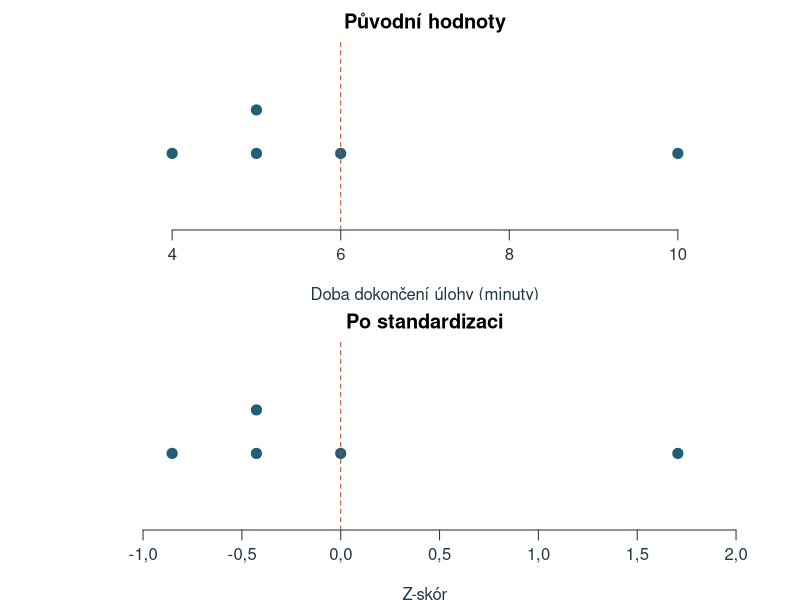
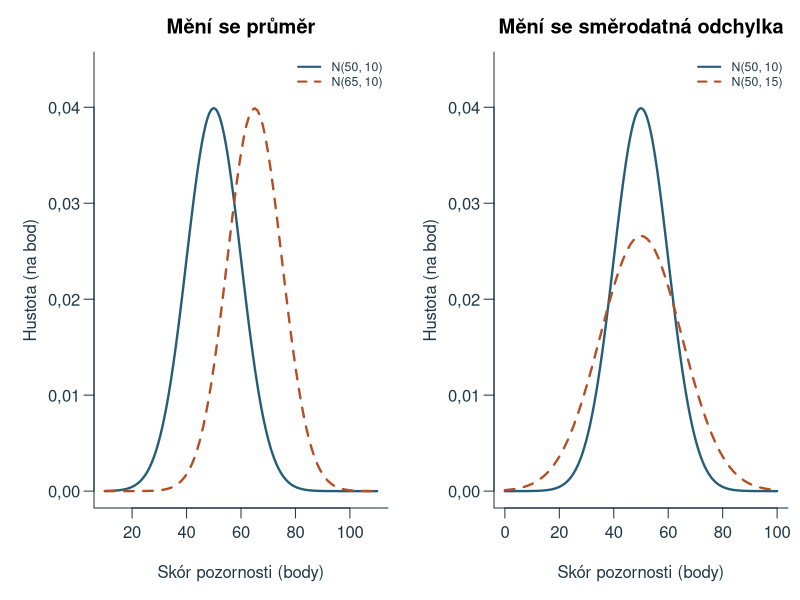
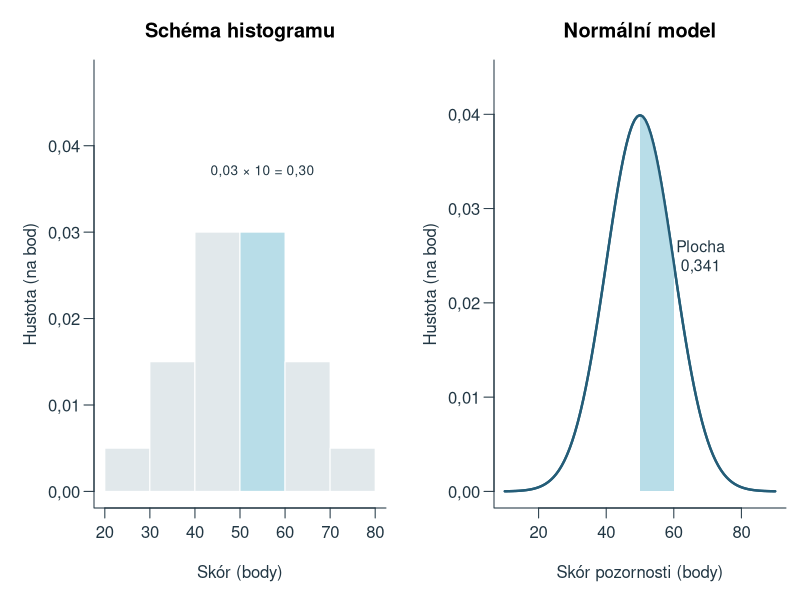
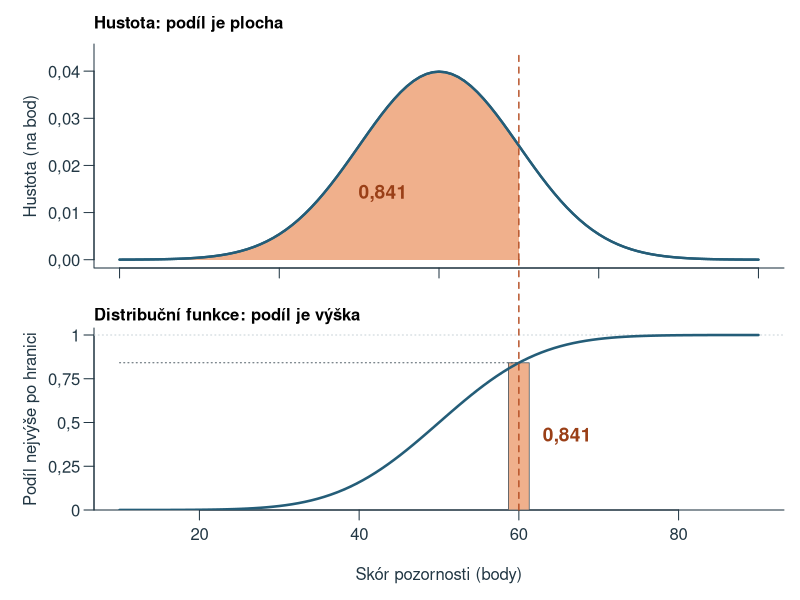
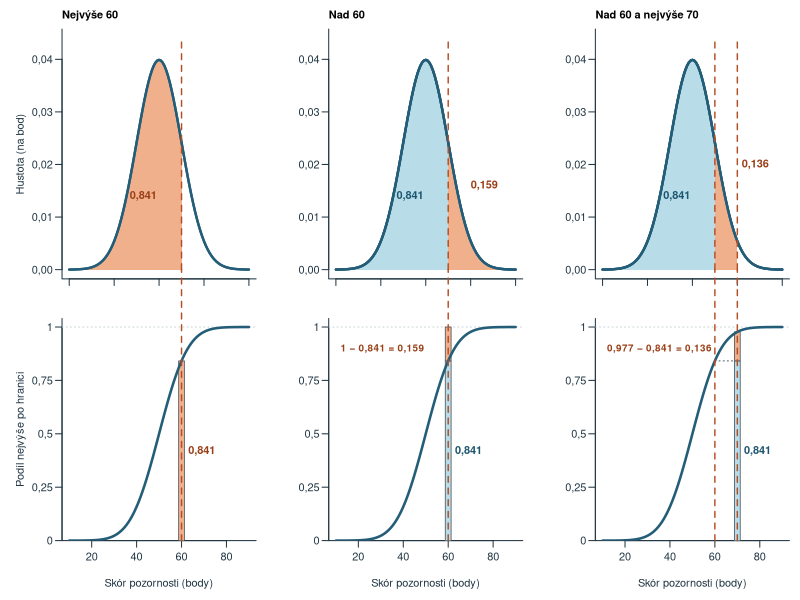
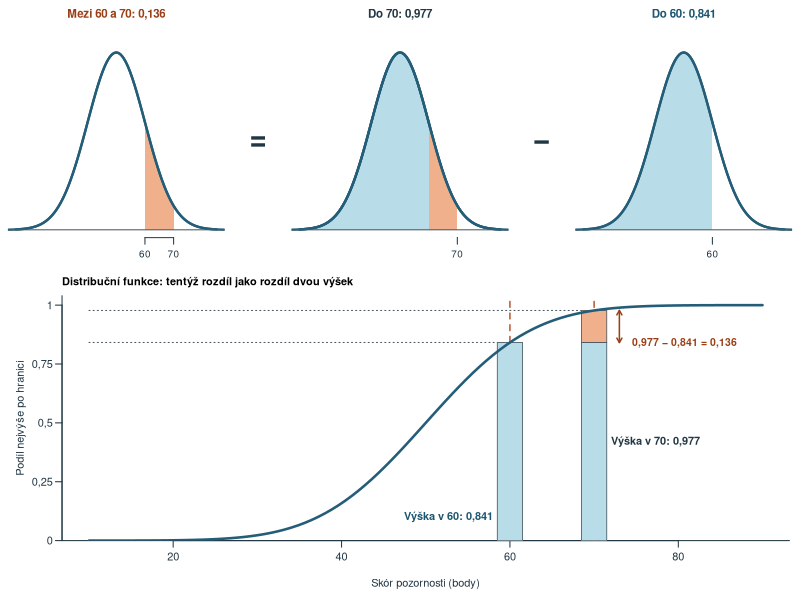
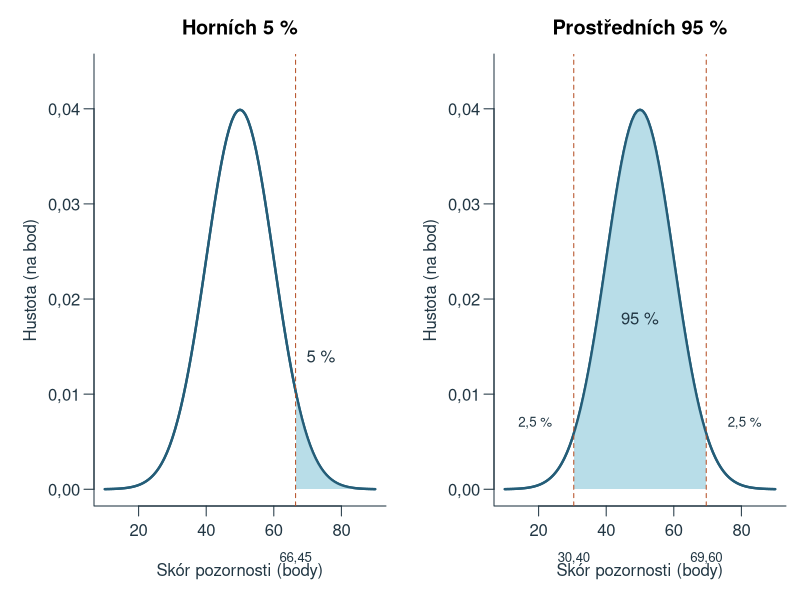
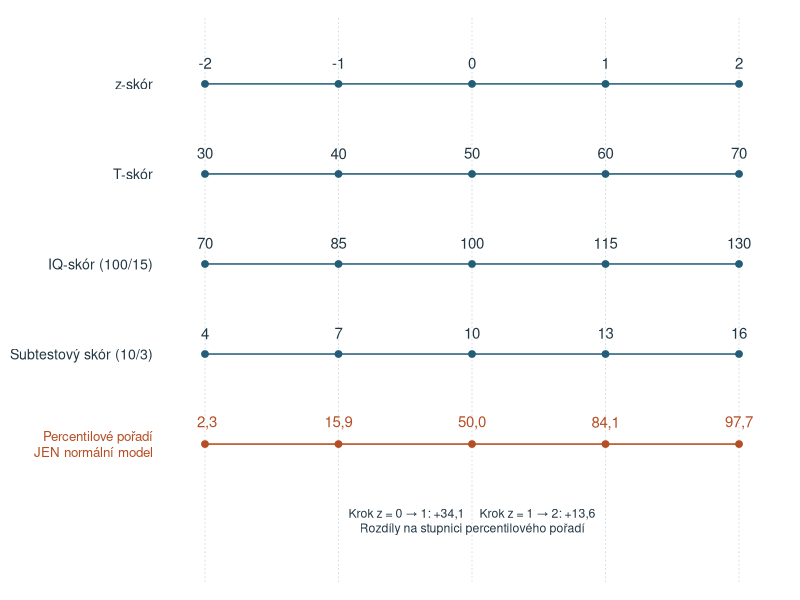

Write R code to recreate these figures, in order.
# Original teaching examples; base R, UTF-8, deterministic project-root paths.
ch4_data <- read.csv('data/kapitola_04.csv', fileEncoding='UTF-8')
ch4_x <- ch4_data$skor_body
ch4_p <- (seq_along(ch4_x)-.5)/length(ch4_x)
ch4_z <- qnorm(ch4_p)
ch4_reference <- mean(ch4_x)+sd(ch4_x)*ch4_z
ch4_sten_breaks <- c(-Inf,seq(-2,2,.5),Inf)
ch4_stanine_breaks <- c(-Inf,seq(-1.75,1.75,.5),Inf)
ch4_sten <- function(z) as.integer(cut(z,ch4_sten_breaks,right=TRUE))
ch4_stanine <- function(z) as.integer(cut(z,ch4_stanine_breaks,right=TRUE))
ch4_sten_proportions <- diff(pnorm(ch4_sten_breaks))
ch4_stanine_proportions <- diff(pnorm(ch4_stanine_breaks))
ch4_out <- 'assets/chapter-04/plots'
ch4_old_options <- options(OutDec=',')
dir.create(ch4_out,recursive=TRUE,showWarnings=FALSE)
ch4_blue <- '#245D78'; ch4_orange <- '#B54E24'; ch4_fill <- '#B8DDE8'; ch4_gray <- '#4D5A63'
ch4_draw <- function(name,code,width=8,height=4.5) {
  svg(file.path(ch4_out,paste0(name,'.svg')),width=width,height=height,family='sans',bg='white')
  par(mar=c(4.5,4.5,2.6,.8),mgp=c(2.7,.7,0),las=1,col.axis='#223744',col.lab='#223744',fg='#223744',cex=.9)
  force(code); dev.off()
}
ch4_curve <- function(mu=50,sigma=10,main='',xlim=c(10,90),ylim=c(0,.044)) {
  x <- seq(xlim[1],xlim[2],length.out=1001)
  plot(x,dnorm(x,mu,sigma),type='l',lwd=2.3,col=ch4_blue,xlab='Skór pozornosti (body)',ylab='Hustota (na bod)',main=main,xlim=xlim,ylim=ylim,bty='l')
}
ch4_area <- function(lower,upper,mu=50,sigma=10,fill=ch4_fill) {
  v <- seq(max(lower,mu-4*sigma),min(upper,mu+4*sigma),length.out=400)
  polygon(c(v[1],v,tail(v,1)),c(0,dnorm(v,mu,sigma),0),col=fill,border=NA)
  curve(dnorm(x,mu,sigma),add=TRUE,lwd=2.3,col=ch4_blue)
}
ch4_draw('standardizace', {
  par(mfrow=c(2,1),mar=c(3.5,3.5,2.1,1))
  v <- c(4,5,5,6,10); z <- (v-mean(v))/sd(v); h <- c(1,1,1.25,1,1)
  for(k in 1:2) {
    a <- if(k==1) v else z
    plot(a,h,pch=19,cex=1.35,col=ch4_blue,yaxt='n',ylab='',ylim=c(.6,1.6),xlim=range(a)+c(-.15,.15)*diff(range(a)),bty='n',xlab=if(k==1)'Doba dokončení úlohy (minuty)' else 'Z-skór',main=if(k==1)'Původní hodnoty' else 'Po standardizaci')
    abline(v=if(k==1)mean(v) else 0,lty=2,col=ch4_orange)
  }
},height=5)
ch4_draw('parametry', {
  par(mfrow=c(1,2),mar=c(4.6,4.7,2.6,.6))
  ch4_curve(main='Mění se průměr',xlim=c(10,110))
  curve(dnorm(x,65,10),add=TRUE,col=ch4_orange,lwd=2.3,lty=2)
  legend('topright',c('N(50, 10)','N(65, 10)'),col=c(ch4_blue,ch4_orange),lty=1:2,lwd=2,bty='n',cex=.74)
  ch4_curve(main='Mění se směrodatná odchylka',xlim=c(0,100))
  curve(dnorm(x,50,15),add=TRUE,col=ch4_orange,lwd=2.3,lty=2)
  legend('topright',c('N(50, 10)','N(50, 15)'),col=c(ch4_blue,ch4_orange),lty=1:2,lwd=2,bty='n',cex=.74)
},width=10)
ch4_draw('hustota', {
  par(mfrow=c(1,2),mar=c(4.6,4.7,3,.7))
  plot(NA,xlim=c(20,80),ylim=c(0,.048),xlab='Skór (body)',ylab='Hustota (na bod)',main='Schéma histogramu',bty='l')
  b <- seq(20,80,10); heights <- c(.005,.015,.03,.03,.015,.005)
  rect(b[-7],0,b[-1],heights,col=c(rep('#E1E8EB',3),ch4_fill,rep('#E1E8EB',2)),border='white')
  text(55,.037,'0,03 × 10 = 0,30',cex=.82)
  ch4_curve(main='Normální model')
  ch4_area(50,60)
  text(68,.025,'Plocha\n0,341',cex=.95)
},width=9)
# Density above, distribution function below: the coloured area equals the coloured height.
ch4_hi <- '#F0B08C'; ch4_hi_text <- '#9A3F17'; ch4_lo <- ch4_fill; ch4_lo_text <- '#1D5670'
ch4_fmt <- function(v) format(round(v,3),nsmall=3)
ch4_F <- function(x) pnorm(x,50,10)
ch4_top_mar <- c(1.6,4.7,2.2,.8); ch4_bottom_mar <- c(4.5,4.7,1.4,.8)
ch4_density_panel <- function(title,ylab='Hustota (na bod)') {
  par(mar=ch4_top_mar)
  x <- seq(10,90,length.out=1001)
  plot(x,dnorm(x,50,10),type='n',xlab='',ylab=ylab,xlim=c(10,90),ylim=c(0,.044),bty='l',xaxt='n')
  axis(1,at=seq(10,90,20),labels=FALSE)
  title(main=title,adj=0,cex.main=1)
}
ch4_density_line <- function() curve(dnorm(x,50,10),from=10,to=90,add=TRUE,lwd=2.3,col=ch4_blue)
ch4_cdf_panel <- function(title,ylab='Podíl nejvýše po hranici') {
  par(mar=ch4_bottom_mar)
  plot(NA,xlim=c(10,90),ylim=c(0,1.04),yaxs='i',xlab='Skór pozornosti (body)',ylab=ylab,bty='l',yaxt='n')
  axis(2,at=seq(0,1,.25),labels=c('0','0,25','0,5','0,75','1'))
  abline(h=1,col='#C9D3D8',lty=3)
  title(main=title,adj=0,cex.main=1)
}
ch4_cdf_line <- function() curve(ch4_F(x),from=10,to=90,add=TRUE,lwd=2.5,col=ch4_blue)
# Column at the boundary: stacked pieces c(y0,y1,fill).
ch4_column <- function(x,pieces,w=2.6) for(p in pieces) rect(x-w/2,p[[1]],x+w/2,p[[2]],col=p[[3]],border=ch4_gray,lwd=.8)
# One dashed boundary line through both panels; call in the top panel, then link() in the bottom one.
ch4_link_start <- function(xs) { segments(xs,0,xs,.044,lty=2,lwd=1.4,col=ch4_orange); grconvertY(0,'user','ndc') }
ch4_link_end <- function(xs,ndc) { op <- par(xpd=NA); segments(xs,0,xs,grconvertY(ndc,'ndc','user'),lty=2,lwd=1.4,col=ch4_orange); par(op) }
ch4_draw('distribucni', {
  layout(matrix(1:2,2))
  ch4_density_panel('Hustota: podíl je plocha')
  ch4_area(-Inf,60,fill=ch4_hi); ch4_density_line()
  text(43,.014,ch4_fmt(ch4_F(60)),col=ch4_hi_text,font=2,cex=1.15)
  ndc <- ch4_link_start(60)
  ch4_cdf_panel('Distribuční funkce: podíl je výška')
  ch4_column(60,list(list(0,ch4_F(60),ch4_hi)))
  segments(10,ch4_F(60),60,ch4_F(60),lty=3,col=ch4_gray)
  ch4_cdf_line(); ch4_link_end(60,ndc)
  text(63,ch4_F(60)/2,ch4_fmt(ch4_F(60)),col=ch4_hi_text,font=2,cex=1.15,adj=0)
},width=7,height=6.6)
ch4_draw('oblasti', {
  layout(matrix(1:6,2))
  ttl <- c('Nejvýše 60','Nad 60','Nad 60 a nejvýše 70')
  for(k in 1:3) {
    yl <- if(k==1) 'Hustota (na bod)' else ''
    ch4_density_panel(ttl[k],ylab=yl)
    if(k==1) { ch4_area(-Inf,60,fill=ch4_hi); text(43,.014,ch4_fmt(ch4_F(60)),col=ch4_hi_text,font=2) }
    if(k==2) { ch4_area(-Inf,60,fill=ch4_lo); ch4_area(60,Inf,fill=ch4_hi)
      text(43,.014,ch4_fmt(ch4_F(60)),col=ch4_lo_text,font=2); text(76,.016,ch4_fmt(1-ch4_F(60)),col=ch4_hi_text,font=2) }
    if(k==3) { ch4_area(-Inf,60,fill=ch4_lo); ch4_area(60,70,fill=ch4_hi)
      text(43,.014,ch4_fmt(ch4_F(60)),col=ch4_lo_text,font=2); text(78,.02,ch4_fmt(ch4_F(70)-ch4_F(60)),col=ch4_hi_text,font=2) }
    ch4_density_line()
    xs <- if(k==3) c(60,70) else 60
    ndc <- ch4_link_start(xs)
    ch4_cdf_panel('',ylab=if(k==1) 'Podíl nejvýše po hranici' else '')
    if(k==1) { ch4_column(60,list(list(0,ch4_F(60),ch4_hi)))
      text(63,.42,ch4_fmt(ch4_F(60)),col=ch4_hi_text,font=2,adj=0) }
    if(k==2) { ch4_column(60,list(list(0,ch4_F(60),ch4_lo),list(ch4_F(60),1,ch4_hi)))
      text(63,.42,ch4_fmt(ch4_F(60)),col=ch4_lo_text,font=2,adj=0)
      text(12,.9,paste0('1 − ',ch4_fmt(ch4_F(60)),' = ',ch4_fmt(1-ch4_F(60))),col=ch4_hi_text,font=2,adj=0,cex=.9) }
    if(k==3) { segments(60,ch4_F(60),70,ch4_F(60),lty=3,col=ch4_gray)
      ch4_column(70,list(list(0,ch4_F(60),ch4_lo),list(ch4_F(60),ch4_F(70),ch4_hi)))
      text(73,.42,ch4_fmt(ch4_F(60)),col=ch4_lo_text,font=2,adj=0)
      text(12,.9,paste0(ch4_fmt(ch4_F(70)),' − ',ch4_fmt(ch4_F(60)),' = ',ch4_fmt(ch4_F(70)-ch4_F(60))),col=ch4_hi_text,font=2,adj=0,cex=.9) }
    ch4_cdf_line(); ch4_link_end(xs,ndc)
  }
},width=10.5,height=6.4)
ch4_draw('mezi', {
  layout(matrix(c(1,2,3,4,5,6,6,6,6,6),2,byrow=TRUE),widths=c(1,.22,1,.22,1),heights=c(1,1.25))
  mini <- function(parts,lab,labcol,ticks) {
    par(mar=c(2.2,.6,2,.6))
    plot(NA,xlim=c(15,85),ylim=c(0,.044),axes=FALSE,xlab='',ylab='')
    for(p in parts) ch4_area(p[[1]],p[[2]],fill=p[[3]])
    ch4_density_line(); axis(1,at=ticks,cex.axis=.9); abline(h=0,col=ch4_gray)
    title(main=lab,col.main=labcol,cex.main=1.05)
  }
  sym <- function(s) { par(mar=c(2.2,0,2,0)); plot.new(); text(.5,.45,s,cex=2.6,font=2,col='#223744') }
  mini(list(list(60,70,ch4_hi)),paste('Mezi 60 a 70:',ch4_fmt(ch4_F(70)-ch4_F(60))),ch4_hi_text,c(60,70))
  sym('=')
  mini(list(list(-Inf,60,ch4_lo),list(60,70,ch4_hi)),paste('Do 70:',ch4_fmt(ch4_F(70))),'#223744',70)
  sym('−')
  mini(list(list(-Inf,60,ch4_lo)),paste('Do 60:',ch4_fmt(ch4_F(60))),ch4_lo_text,60)
  par(mar=c(4.5,4.7,2.2,.8))
  plot(NA,xlim=c(10,90),ylim=c(0,1.04),yaxs='i',xlab='Skór pozornosti (body)',ylab='Podíl nejvýše po hranici',bty='l',yaxt='n')
  axis(2,at=seq(0,1,.25),labels=c('0','0,25','0,5','0,75','1'))
  title(main='Distribuční funkce: tentýž rozdíl jako rozdíl dvou výšek',adj=0,cex.main=1)
  abline(v=c(60,70),lty=2,lwd=1.4,col=ch4_orange)
  segments(10,c(ch4_F(60),ch4_F(70)),c(60,70),c(ch4_F(60),ch4_F(70)),lty=3,col=ch4_gray)
  ch4_column(60,list(list(0,ch4_F(60),ch4_lo)),w=3)
  ch4_column(70,list(list(0,ch4_F(60),ch4_lo),list(ch4_F(60),ch4_F(70),ch4_hi)),w=3)
  ch4_cdf_line()
  text(58,.1,paste('Výška v 60:',ch4_fmt(ch4_F(60))),col=ch4_lo_text,font=2,adj=1)
  text(72,.42,paste('Výška v 70:',ch4_fmt(ch4_F(70))),col='#223744',font=2,adj=0)
  arrows(73,ch4_F(60),73,ch4_F(70),code=3,length=.05,col=ch4_hi_text,lwd=1.5)
  text(74.5,(ch4_F(60)+ch4_F(70))/2-.07,paste0(ch4_fmt(ch4_F(70)),' − ',ch4_fmt(ch4_F(60)),' = ',ch4_fmt(ch4_F(70)-ch4_F(60))),col=ch4_hi_text,font=2,adj=0,cex=.95)
},width=10,height=6.6)
ch4_draw('kvantily', {
  par(mfrow=c(1,2),mar=c(4.7,4.7,2.7,.7))
  ch4_curve(main='Horních 5 %');a<-qnorm(.95,50,10);ch4_area(a,Inf)
  abline(v=a,lty=2,col=ch4_orange);text(74,.014,'5 %');axis(1,at=a,labels='66,45',line=1.3,tick=FALSE,cex.axis=.8)
  ch4_curve(main='Prostředních 95 %');a<-qnorm(c(.025,.975),50,10);ch4_area(a[1],a[2])
  abline(v=a,lty=2,col=ch4_orange);text(50,.018,'95 %');text(c(19,81),.007,'2,5 %',cex=.8)
  axis(1,at=a,labels=c('30,40','69,60'),line=1.3,tick=FALSE,cex.axis=.8)
},width=9)
ch4_draw('skaly', {
  par(mar=c(1,9,1,1))
  plot(NA,xlim=c(-2.15,2.15),ylim=c(-1.3,4.5),axes=FALSE,xlab='',ylab='')
  abline(v=-2:2,col='#D6E0E5',lty=3)
  for(k in 1:4) {
    y<-5-k;segments(-2,y,2,y,col=ch4_blue,lwd=1.5)
    points(-2:2,rep(y,5),pch=19,col=ch4_blue)
    text(-2:2,y+.23,list(-2:2,50+10*(-2:2),100+15*(-2:2),10+3*(-2:2))[[k]])
    mtext(c('z-skór','T-skór','IQ-skór (100/15)','Subtestový skór (10/3)')[k],side=2,at=y,line=.5,las=1,cex=.85)
  }
  segments(-2,0,2,0,col=ch4_orange,lwd=1.5)
  points(-2:2,rep(0,5),pch=19,col=ch4_orange)
  text(-2:2,.23,format(round(100*pnorm(-2:2),1),decimal.mark=','),col=ch4_orange)
  mtext('Percentilové pořadí\nJEN normální model',side=2,at=0,line=.5,las=1,cex=.8,col=ch4_orange)
  text(0,-.85,'Krok z = 0 → 1: +34,1     Krok z = 1 → 2: +13,6\nRozdíly na stupnici percentilového pořadí',cex=.82)
},height=5.8)
ch4_draw('z-jako-jednotka', {
  par(mar=c(0,0,0,0));plot.new();plot.window(xlim=c(0,10),ylim=c(0,7),xaxs='i',yaxs='i')
  for(k in 1:2) {
    y<-if(k==1) 5 else 2
    text(.5,y+1.3,if(k==1) 'Test A: průměr 50 bodů; směrodatná odchylka 10 bodů' else 'Test B: průměr 30 bodů; směrodatná odchylka 6 bodů',adj=0,font=2)
    xx<-c(2,4,6);segments(1,y,7,y,col=ch4_blue)
    points(xx,rep(y,3),pch=19,col=ch4_blue)
    text(xx,y-.5,if(k==1)c('50','60','70') else c('30','36','42'))
    for(j in seq_len(k)) {
      arrows(xx[j],y+.5,xx[j+1],y+.5,length=.08,code=3,col=ch4_orange)
      text(mean(xx[j:(j+1)]),y+.8,if(k==1)'10 bodů' else '6 bodů',cex=.85)
    }
    points(xx[k+1],y,pch=21,cex=2.7,col=ch4_orange,bg='white',lwd=2)
    text(8.5,y,paste0('z = ',k),font=2,cex=1.25)
    text(2,y-.95,'průměr',cex=.85)
  }
  text(.5,.25,'Porovnáváme počet kroků od průměru, nikoli počty hrubých bodů.',adj=0,cex=.85)
},width=8,height=5.4)
ch4_draw('pasma-skoru', {
  par(mfrow=c(2,1),mar=c(5.7,4.4,3,1),cex=.95)
  for(k in 1:2) {
    breaks<-if(k==1) ch4_sten_breaks else ch4_stanine_breaks
    finite_breaks<-pmax(-3.5,pmin(3.5,breaks));target<-if(k==1) ch4_sten(1.2) else ch4_stanine(1.2)
    plot(NA,xlim=c(-3.5,3.5),ylim=c(0,.48),xlab='Z-skór',ylab='Hustota',bty='l',
      main=if(k==1)'Deset stenových pásem' else 'Devět staninových pásem',xaxt='n',yaxs='i')
    for(j in seq_len(length(breaks)-1)) {
      v<-seq(finite_breaks[j],finite_breaks[j+1],length.out=150)
      polygon(c(v[1],v,tail(v,1)),c(0,dnorm(v),0),border=NA,
        col=if(j==target)'#F3C395' else c('#DAEBF1','#B8DDE8')[(j%%2)+1])
    }
    curve(dnorm(x),add=TRUE,col=ch4_blue,lwd=2)
    abline(v=breaks[is.finite(breaks)],col='#667078',lty=3)
    mids<-(head(finite_breaks,-1)+tail(finite_breaks,-1))/2
    axis(1,at=breaks[is.finite(breaks)],cex.axis=.78)
    mtext(if(k==1)'Sten:' else 'Stanin:',side=1,line=3.5,at=-3.3,cex=.8)
    mtext(seq_along(mids),side=1,line=3.5,at=mids,cex=.85)
    points(1.2,dnorm(1.2),pch=19,col=ch4_orange)
    arrows(1.2,.4,1.2,dnorm(1.2)+.02,length=.08,col=ch4_orange)
    text(1.35,.43,paste0('z = 1,2 → ',if(k==1)'sten ' else 'stanin ',target),adj=0,cex=.9)
    arrows(c(-2.8,2.8),c(.06,.06),c(-3.4,3.4),c(.06,.06),length=.08)
    text(c(-2.8,2.8),c(.1,.1),'pokračuje',cex=.7)
    if(k==1) {
      points(c(1.1,1.4),c(.025,.025),pch=21,bg='white',col=ch4_orange,cex=.9)
      text(-3.2,.4,'Malé kroužky: z = 1,1 a 1,4\nOba výsledky patří do stenu 8.',adj=0,cex=.8)
    }
  }
},width=8.5,height=8.4)
ch4_norm_x <- c(11,12,12,13,14,14,14,16,17,19,22,26,31,39,52)
ch4_norm_z <- qnorm((rank(ch4_norm_x)-.5)/length(ch4_norm_x))
ch4_draw('normalizace', {
  par(mar=c(4.3,4.6,2.6,4.6))
  x <- ch4_norm_x; z <- ch4_norm_z; g <- 2.6; w <- 7.6
  ux <- function(v) (v-10)/45; uz <- function(v) (v+2.25)/4.5
  hx <- hist(x,breaks=seq(10,55,5),right=FALSE,plot=FALSE)
  hz <- hist(z,breaks=seq(-2,2,.5),right=FALSE,plot=FALSE)
  plot(NA,xlim=c(-g-w,g+w),ylim=c(0,1),xaxs='i',yaxs='i',axes=FALSE,xlab='',ylab='')
  abline(h=ux(seq(10,55,5)),col='#EEF2F4'); box(bty='l',col='#223744'); box(bty='7',col='#223744')
  rect(-g-hx$counts,ux(head(hx$breaks,-1)),-g,ux(hx$breaks[-1]),col=ch4_fill,border=ch4_blue,lwd=.8)
  rect(g,uz(head(hz$breaks,-1)),g+hz$counts,uz(hz$breaks[-1]),col=ch4_hi,border=ch4_hi_text,lwd=.8)
  # Tied values sit side by side; each pair of dots is joined by a translucent line.
  tie <- ave(x,x,FUN=function(v) seq_along(v)-(length(v)+1)/2)*.32
  xl <- -g+.75+tie; xr <- g-.75+tie
  segments(xl,ux(x),xr,uz(z),col=adjustcolor(ch4_gray,.5),lwd=1.3)
  points(xl,ux(x),pch=21,bg=ch4_blue,col='white',cex=1.25)
  points(xr,uz(z),pch=21,bg=ch4_hi_text,col='white',cex=1.25)
  axis(2,at=ux(seq(10,50,10)),labels=seq(10,50,10))
  axis(4,at=uz(-2:2),labels=c('−2','−1','0','1','2'))
  mtext('Doba řešení (s)',side=2,line=2.8,las=0); mtext('z-skór po normalizaci',side=4,line=2.8,las=0)
  cnt <- 0:7
  axis(1,at=c(-g-cnt,g+cnt),labels=c(cnt,cnt))
  mtext('Četnost',side=1,line=2.5)
  mtext('Původní doby',side=3,line=.6,at=-g-w/2,font=2)
  mtext('Po normalizaci',side=3,line=.6,at=g+w/2,font=2)
},width=8,height=5.6)
ch4_draw('qq-konstrukce', {
  par(mar=c(0,0,0,0));plot.new();plot.window(xlim=c(0,10),ylim=c(0,9),xaxs='i',yaxs='i')
  box_label<-function(x,y,w,h,label,fill=ch4_fill) {
    rect(x-w/2,y-h/2,x+w/2,y+h/2,col=fill,border=ch4_blue)
    text(x,y,label,cex=.93)
  }
  box_label(5,8.1,7,1,'První pořadí z 12 seřazených skórů: i = 1')
  arrows(c(4,6),7.5,c(2.5,7.5),6.8,length=.1)
  box_label(2.5,6,4,1.4,'DATA\nPrvní pozorovaný skór: 35 bodů')
  box_label(7.5,6,4,1.4,'MODEL\nPodíl p = (1 − 0,5) / 12\n≈ 0,041667')
  arrows(7.5,5.2,7.5,4.7,length=.1)
  box_label(7.5,3.9,4,1.4,'Normální kvantil pro tento podíl\nz ≈ −1,731664')
  arrows(2.5,5.2,3.6,2,length=.1)
  arrows(7.5,3.1,6.4,2,length=.1)
  text(1.65,3.65,'Svislá osa\npozorovaný skór',cex=.85)
  text(8.05,2.5,'Vodorovná osa\nteoretický kvantil',cex=.85)
  box_label(5,1.3,5.5,1.2,'Bod Q–Q grafu: (−1,73; 35)',fill='#FAECDD')
  text(5,.25,'Pořadí propojí data s modelem; nejde o dvě měření jednoho člověka.',cex=.85)
},width=8,height=6.7)
ch4_draw('qq-priklad', {
  plot(ch4_z,ch4_x,pch=19,col=ch4_blue,cex=1.15,xlab='Teoretický normální kvantil (z)',ylab='Pozorovaný skór pozornosti (body)',bty='l',xlim=c(-2,2),ylim=c(30,70))
  abline(a=mean(ch4_x),b=sd(ch4_x),col=ch4_orange,lwd=2,lty=2)
  legend('topleft',c('Pozorované skóry','Referenční přímka m + s z'),col=c(ch4_blue,ch4_orange),pch=c(19,NA),lty=c(NA,2),bty='n',cex=.85)
},width=7)
# Distinct simulations for graphical diagnosis; not empirical psychological data.
set.seed(20261010)
ch4_simulations <- list(normalni=rnorm(200,50,10),sikme=30+rexp(200,rate=1/15),chvosty=50+8*rt(200,df=3),smes=c(rnorm(100,36,5),rnorm(100,64,5)))
ch4_titles <- c(normalni='Normální model',sikme='Rozdělení zešikmené doprava',chvosty='Těžší chvosty',smes='Směs dvou skupin')
for(nm in names(ch4_simulations)) ch4_draw(paste0('diagnostika-',nm), {
  v<-ch4_simulations[[nm]]; z<-qnorm((seq_along(v)-.5)/length(v))
  par(mfrow=c(1,2),mar=c(4.6,4.7,2.7,.6))
  h<-hist(v,breaks='FD',plot=FALSE);xx<-seq(min(h$breaks),max(h$breaks),length.out=500)
  plot(h,freq=FALSE,col=ch4_fill,border='white',main=ch4_titles[nm],xlab='Simulovaný skór',ylab='Hustota',ylim=c(0,1.12*max(h$density,dnorm(xx,mean(v),sd(v)))));lines(xx,dnorm(xx,mean(v),sd(v)),col=ch4_orange,lwd=2)
  plot(z,sort(v),pch=19,cex=.55,col=ch4_blue,xlab='Teoretický normální kvantil (z)',ylab='Seřazený simulovaný skór',main='Normální Q–Q graf',bty='l')
  abline(a=mean(v),b=sd(v),lty=2,col=ch4_orange,lwd=2)
},width=9,height=4.4)
options(ch4_old_options)
